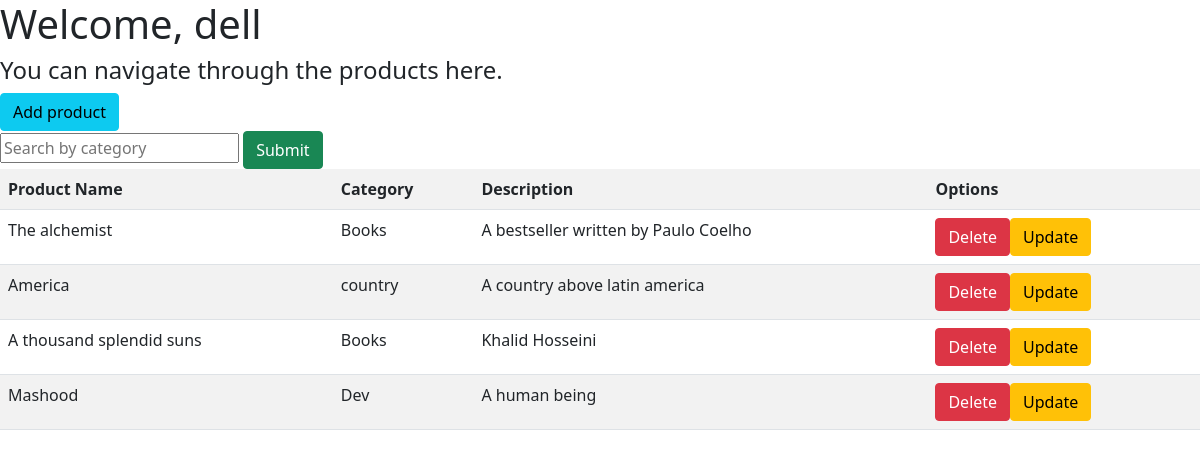
Page /dashboard/ (signed in) on the earlier database version.
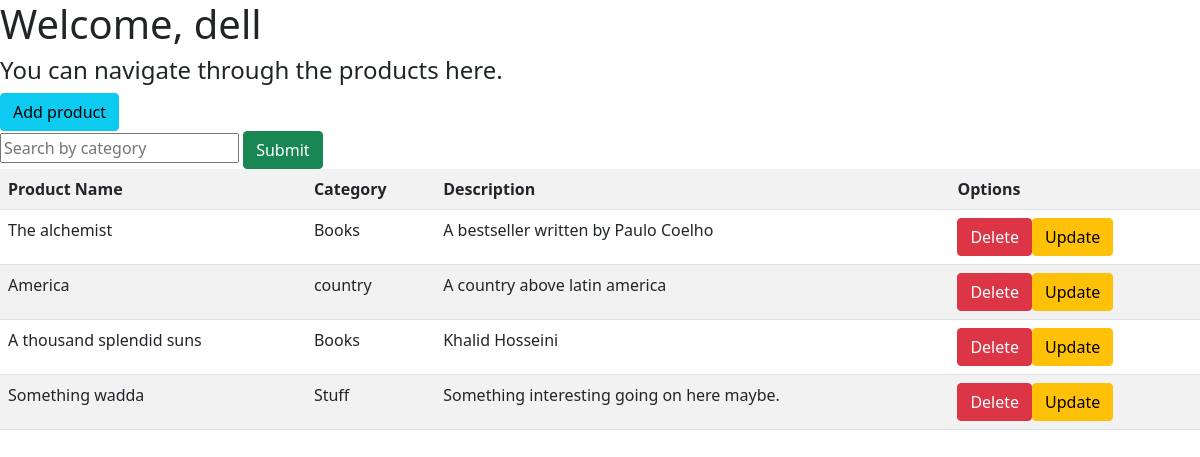
Same page on the later database version.
### adoptions/models.py (models this page shows)
class products(models.Model):
    product_name = models.CharField(max_length=255, primary_key=True, unique=True)
    tags = models.ManyToManyField(category, related_name="products")
    category_name = models.CharField(max_length=255)
    description = models.TextField(max_length=255)
    django_admin_side = models.CharField(max_length=255, blank=True)

### adoptions/views.py (the view)
# urls.py: path('dashboard/',views.dashboardView,name="dashboard"),
@login_required()
def dashboardView(request):
    context ={
        "data":"Gfg is the best",
        "count" :products.objects.count(),
        "products" :products.objects.all()
    }
    hashed_pass = make_password("~]p`Xq7K5)d(Y#5J")
    print(hashed_pass)
    return render(request,'dashboard.html', context)

### adoptions/templates/dashboard.html (shortened to what this page needs)
{% extends 'index.html' %}
{% block content %}
<h1>Welcome, {{user.username}}</h1>
<h4>You can navigate through the products here.</h4>
<a class="btn btn-info" href="{% url 'create_product' %}">Add product</a>
<form action="{% url 'search_product' %}" method="get">
<input type="text" name="category_name" placeholder="Search by category"></input>
<input type="submit" class="btn btn-success"></input>
</form>
<table class="table table-striped">
    <tr>
        <th>Product Name</th>
        <th>Category</th>
        <th>Description</th>
        <th>Options</th>
    </tr>
    {% for product in products %}
    <tr>
        <td>{{ product.product_name }}</td>
        <td>{{ product.category_name}}</td>
        <td>{{ product.description }}</td>
        <td><a class="btn btn-danger" href={% url 'delete_product' product.product_name  %}>Delete</a><a class="btn btn-warning" href={% url 'update_product' product.product_name  %}>Update</a></td>
    </tr>
    {% endfor %}
</table>
{% load static %}
{% endblock %}

### adoptions/templates/index.html (shortened to what this page needs)
<!DOCTYPE html>
<link rel="stylesheet" href="https://cdn.jsdelivr.net/npm/bootstrap@5.1.1/dist/css/bootstrap.min.css">
  {% load static %}
<html>
<head>
</head>
<body>
    {% block content %}{% endblock %}
</body>
</html>

Differences in the rows shown:
removed products: product_name "Mashood", category_name "Dev", description "A human being"
added products: product_name "Something wadda", category_name "Stuff", description "Something interesting going on here maybe."
